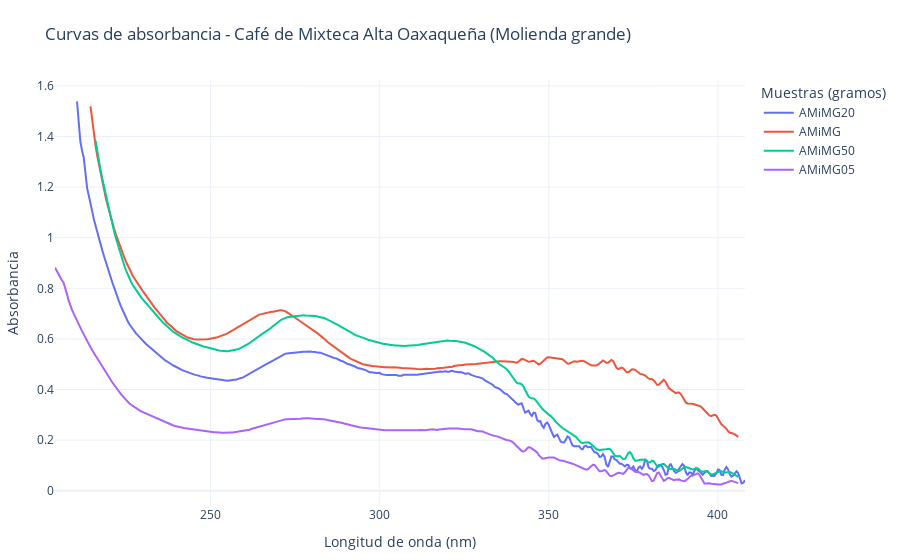

Here is the notebook cell this chart was saved with:
### Code cell
import pandas as pd
import numpy as np
import plotly.graph_objects as go
from datetime import datetime

# === Cargar datos ===
df = pd.read_csv("AMiMG_matrix.csv")

# === Limpiar valores atípicos ===
for col in df.columns[1:]:
    df[col] = pd.to_numeric(df[col], errors='coerce')
    df[col] = df[col].where(df[col] <= 10)

df_clean = df.copy()

# === Definir regiones espectrales ===
regiones = {
    '100–200 nm': (100, 200),
    '200–300 nm': (200, 300),
    '300–400 nm': (300, 400),
    '400–500 nm': (400, 500),
    '500–600 nm': (500, 600)
}

# === Calcular métricas ===
resultados = []

# Iteramos sobre cada columna de absorbancia (excluyendo la primera columna 'nm')
for col in df_clean.columns[1:]:
    
    # Seleccionamos las columnas 'nm' y la muestra actual, y eliminamos filas con valores faltantes
    datos = df_clean[['nm', col]].dropna()
    
    # Extraemos el arreglo de longitudes de onda (nm)
    nm = datos['nm'].values
    
    # Extraemos el arreglo de absorbancia correspondiente a la muestra actual
    absorbancia = datos[col].values

    # Calculamos el valor máximo de absorbancia
    max_val = np.max(absorbancia)
    
    # Calculamos el valor mínimo de absorbancia
    min_val = np.min(absorbancia)
    
    # Calculamos el promedio de absorbancia
    avg = np.mean(absorbancia)
    
    # Calculamos la desviación estándar de absorbancia
    std = np.std(absorbancia)
    
    # Calculamos el área bajo la curva (AUC) mediante la regla del trapecio
    auc = np.trapezoid(absorbancia, nm)
    
    # Identificamos el valor de λ (nm) donde ocurre la máxima absorbancia
    lambda_max = nm[np.argmax(absorbancia)]
    
    # Identificamos el valor de λ (nm) donde ocurre la mínima absorbancia
    lambda_min = nm[np.argmin(absorbancia)]


    promedios_regiones = {}
    for nombre, (a, b) in regiones.items():
        datos_region = datos[(datos['nm'] >= a) & (datos['nm'] <= b)][col]
        promedio = np.mean(datos_region) if not datos_region.empty else np.nan
        promedios_regiones[nombre] = (
            f"{promedio:.6f}" if not np.isnan(promedio) else "—"
        )

    resultados.append({
        "Muestra": col,
        "Máx. Abs.": f"{max_val:.3f}",
        "Mín. Abs.": f"{min_val:.3f}",
        "Promedio": f"{avg:.3f}",
        "Desv. Estándar": f"{std:.3f}",
        "AUC": f"{auc:.2f}",
        "λ máx (nm)": f"{lambda_max:.1f}",
        "λ mín (nm)": f"{lambda_min:.1f}",
        **promedios_regiones
    })

tabla = pd.DataFrame(resultados)

# === Asegurar orden correcto usando columna numérica auxiliar ===
tabla["Máx. Abs. (num)"] = pd.to_numeric(tabla["Máx. Abs."], errors='coerce')
columnas_ordenadas = tabla.sort_values("Máx. Abs. (num)", ascending=False)["Muestra"]

# === Gráfica interactiva con Plotly ===
fig = go.Figure()
for col in columnas_ordenadas:
    datos_validos = df_clean[['nm', col]].dropna()
    fig.add_trace(go.Scatter(
        x=datos_validos['nm'],
        y=datos_validos[col],
        mode='lines',
        name=col
    ))

fig.update_layout(
    title="Curvas de absorbancia - Café de Mixteca Alta Oaxaqueña (Molienda grande)",
    xaxis_title="Longitud de onda (nm)",
    yaxis_title="Absorbancia",
    legend_title="Muestras (gramos)",
    template="plotly_white",
    margin=dict(l=40, r=40, t=80, b=40),
)

# === Exportar HTML ===
fecha = datetime.now().strftime("%d-%m-%Y %H:%M:%S")
grafica_html = fig.to_html(full_html=False, include_plotlyjs='cdn', config={"responsive": True})
tabla_html = tabla.drop(columns=["Máx. Abs. (num)"]).to_html(index=False, classes="styled-table", border=0)

html_final = f"""
<!DOCTYPE html>
<html lang="es">
<head>
  <meta charset="UTF-8">
  <title>Reporte de Absorbancia UV-Vis</title>
  <meta name="viewport" content="width=device-width, initial-scale=1.0">
  <style>
    body {{
      font-family: 'Segoe UI', Tahoma, sans-serif;
      margin: 40px;
      background-color: #fdfdfd;
      color: #222;
    }}
    h1 {{
      color: #111;
    }}
    h2 {{
      margin-top: 40px;
    }}
    .info {{
      margin-bottom: 20px;
    }}
    .lab {{
      margin-top: 40px;
      font-size: 0.95em;
      background-color: #f0f8ff;
      padding: 15px;
      border-left: 6px solid #009879;
    }}
    .styled-table {{
      border-collapse: collapse;
      margin-top: 20px;
      font-size: 1em;
      width: 100%;
      box-shadow: 0 0 10px rgba(0, 0, 0, 0.05);
    }}
    .styled-table thead tr {{
      background-color: #009879;
      color: #ffffff;
      text-align: left;
    }}
    .styled-table th, .styled-table td {{
      padding: 12px 15px;
      border: 1px solid #ddd;
    }}
    .styled-table tbody tr:nth-child(even) {{
      background-color: #f3f3f3;
    }}
    .conclusion {{
      margin-top: 40px;
    }}
    .plotly-graph-div {{
      width: 100% !important;
      height: auto !important;
    }}
  </style>
</head>
<body>

  <h1>Reporte de Absorbancia UV-Vis - Café de Mixteca Alta Oaxaqueña molienda grande (MG)</h1>

  <div class="info">
    <p><strong>Fecha:</strong> {fecha}</p>
  </div>

  {grafica_html}

  <h2>Métricas espectrales por muestra</h2>
  {tabla_html}

  <div>
    <p>Los espectros obtenidos muestran perfiles característicos en función del gramaje y tipo de muestra. La evaluación de zonas espectrales permite correlacionar la respuesta óptica con la presencia de compuestos activos del café.</p>
  </div>

  <div class="lab">
    <strong>Nombre del proyecto: CafeLab</strong><br><br>
    <strong>Colaboradores:</strong><br>
    Martín Rodolfo Palomino Merino – Profesor investigador, jefe responsable del laboratorio de caracterización de materiales (FCFM-BUAP).<br>
    Lizeth Jazmín Orozco García – Colaborador principal.<br>
    Julio Alfredo Ballinas García – Colaborador del proyecto.
  </div>

</body>
</html>
"""

with open("reporte_absorbancia.html", "w", encoding="utf-8") as f:
    f.write(html_final)

print("✅ Reporte generado: reporte_absorbancia.html")

# Mostrar gráfico si estás en Jupyter o interactivo
fig.show()

print("Rango de longitudes de onda:", df['nm'].min(), "a", df['nm'].max())

### Figure 1 — Plotly figure (JSON) as saved in the notebook; plotly's stock layout.template omitted (floating-point values rounded to 4 significant figures; data arrays with more than 128 entries replaced by an {"elided": "..."} marker saying what was removed)
{"data": [{"mode": "lines", "name": "AMiMG20", "type": "scatter", "x": {"elided": "396 float values"}, "y": {"elided": "396 float values"}}, {"mode": "lines", "name": "AMiMG", "type": "scatter", "x": {"elided": "384 float values"}, "y": {"elided": "384 float values"}}, {"mode": "lines", "name": "AMiMG50", "type": "scatter", "x": {"elided": "381 float values"}, "y": {"elided": "381 float values"}}, {"mode": "lines", "name": "AMiMG05", "type": "scatter", "x": {"elided": "405 float values"}, "y": {"elided": "405 float values"}}], "layout": {"legend": {"title": {"text": "Muestras (gramos)"}}, "margin": {"b": 40, "l": 40, "r": 40, "t": 80}, "title": {"text": "Curvas de absorbancia - Café de Mixteca Alta Oaxaqueña (Molienda grande)"}, "xaxis": {"title": {"text": "Longitud de onda (nm)"}}, "yaxis": {"title": {"text": "Absorbancia"}}}}
